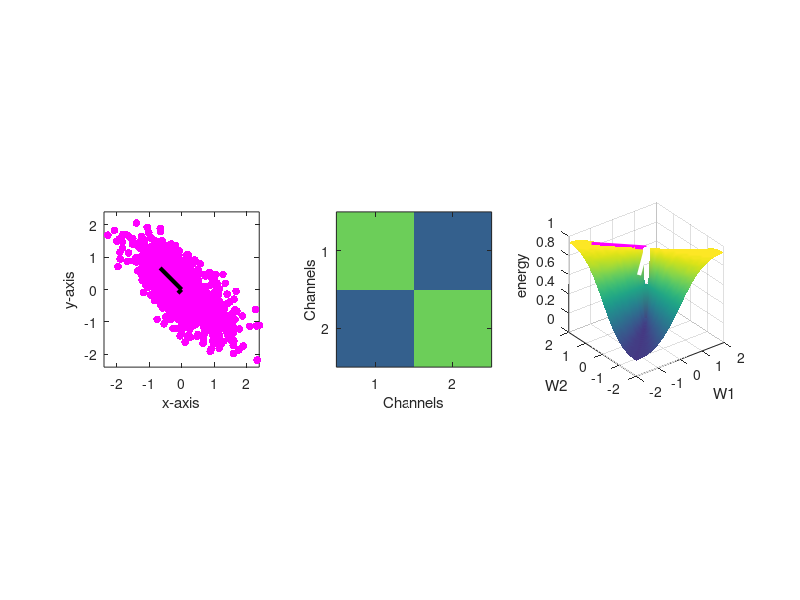

Write the MATLAB code that produced this figure.
%%
%     COURSE: PCA and multivariate neural signal processing
%    SECTION: Dimension reduction with PCA
%      VIDEO: PCA intuition with scatter plots and covariance surfaces
% Instructor: sincxpress.com
%
%%

% a clear MATLAB workspace is a clear mental workspace
close all; clear, clc

%% PCA on simulated data

% data
x = [ 1*randn(1000,1) .4*randn(1000,1) ];

% rotation matrix
th = pi/4;
R1 = [ cos(th) -sin(th); sin(th) cos(th) ];

% rotate data to induce correlation
y = x*R1;


% plot the data in a scatter plot
figure(1), clf
subplot(131)
plot(y(:,1),y(:,2),'m.','markersize',17)

% make the plot look nicer
set(gca,'xlim',[-1 1]*max(y(:)),'ylim',[-1 1]*max(y(:)))
xlabel('x-axis'), ylabel('y-axis')
axis square

%% PCA via eigendecomposition

% mean-center
y = y - mean(y,1);

% covariance matrix
covmat = y'*y / (length(y)-1);

% eigendecomposition
[evecs,evals] = eig(covmat);


% plot the eigenvectors on the data
hold on
plot([0 evecs(1,1)]*evals(1),[0 evecs(2,1)]*evals(1),'k','linew',3)
plot([0 evecs(1,2)]*evals(end),[0 evecs(2,2)]*evals(end),'k','linew',3)


% show the covariance matrix
subplot(132)
imagesc(covmat), axis square
set(gca,'clim',[-1 1],'xtick',1:2,'ytick',1:2)
xlabel('Channels'), ylabel('Channels')

%% compute quadratic form

% weights along each dimension
xi = -2:.1:2;

quadform = zeros(length(xi));
for i=1:length(xi)
    for j=1:length(xi)
        
        % define vector
        x = [xi(i) xi(j)]';
        
        % QF
        quadform(i,j) = x'*covmat*x / (x'*x);
    end
end


% fill in missing point with 0
quadform(~isfinite(quadform)) = 0;

%% visualize the quadratic form surface

subplot(133)
surf(xi,xi,quadform'), shading interp
xlabel('W1'), ylabel('W2'), zlabel('energy')
rotate3d on, axis square

% and the eigenvectors
hold on
plot3([0 evecs(1,1)]*2,[0 evecs(2,1)]*2,[1 1]*max(quadform(:)),'w','linew',3)
plot3([0 evecs(1,2)]*2,[0 evecs(2,2)]*2,[1 1]*max(quadform(:)),'m','linew',3)

%%
